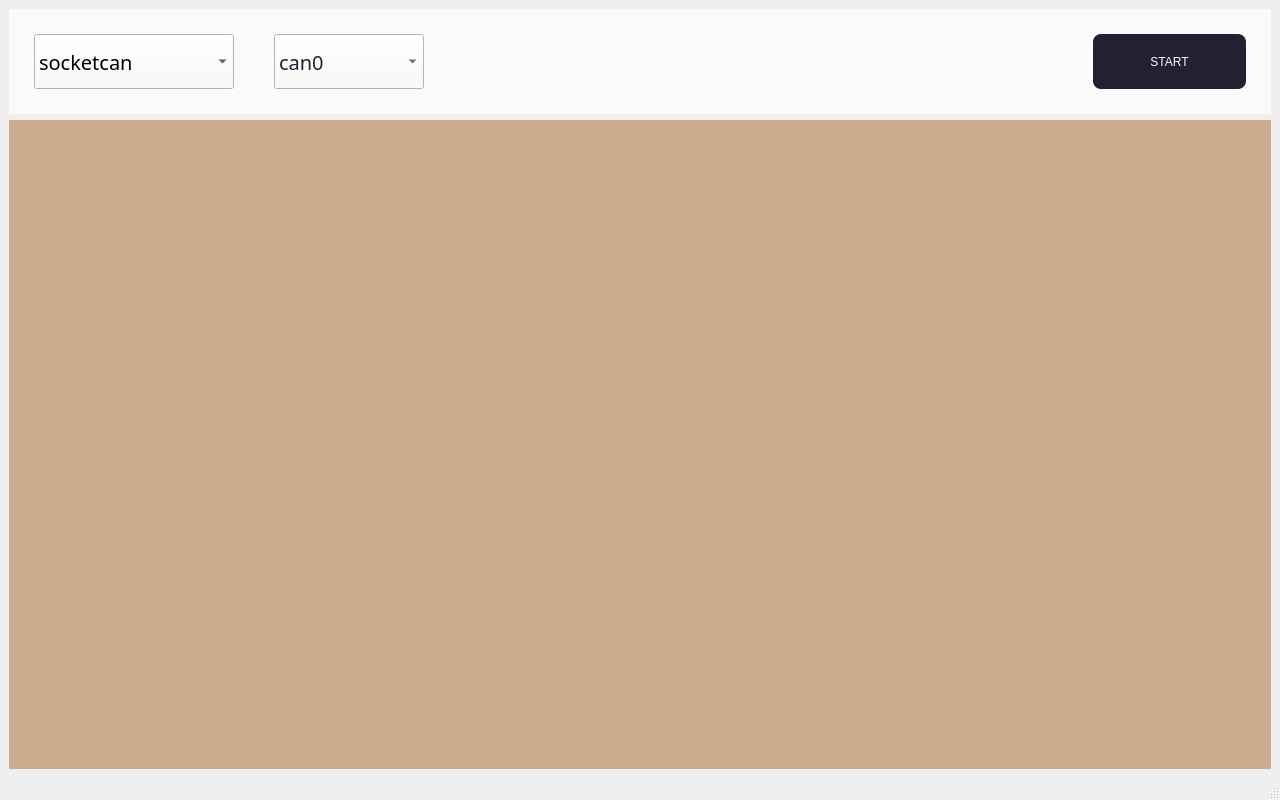
<?xml version="1.0" encoding="UTF-8"?>
<ui version="4.0">
 <class>MainWindow</class>
 <widget class="QMainWindow" name="MainWindow">
  <property name="geometry">
   <rect>
    <x>0</x>
    <y>0</y>
    <width>1280</width>
    <height>800</height>
   </rect>
  </property>
  <property name="sizePolicy">
   <sizepolicy hsizetype="Expanding" vsizetype="Expanding">
    <horstretch>0</horstretch>
    <verstretch>0</verstretch>
   </sizepolicy>
  </property>
  <property name="windowTitle">
   <string>MainWindow</string>
  </property>
  <widget class="QWidget" name="centralwidget">
   <layout class="QVBoxLayout" name="verticalLayout">
    <item>
     <widget class="QWidget" name="toolBar" native="true">
      <property name="sizePolicy">
       <sizepolicy hsizetype="Preferred" vsizetype="Minimum">
        <horstretch>0</horstretch>
        <verstretch>0</verstretch>
       </sizepolicy>
      </property>
      <property name="minimumSize">
       <size>
        <width>0</width>
        <height>80</height>
       </size>
      </property>
      <property name="styleSheet">
       <string notr="true">background-color: rgb(250,250, 250);</string>
      </property>
      <layout class="QHBoxLayout" name="horizontalLayout">
       <property name="spacing">
        <number>40</number>
       </property>
       <property name="leftMargin">
        <number>25</number>
       </property>
       <property name="topMargin">
        <number>25</number>
       </property>
       <property name="rightMargin">
        <number>25</number>
       </property>
       <property name="bottomMargin">
        <number>25</number>
       </property>
       <item>
        <widget class="QComboBox" name="cboxChannel">
         <property name="sizePolicy">
          <sizepolicy hsizetype="Fixed" vsizetype="Fixed">
           <horstretch>0</horstretch>
           <verstretch>0</verstretch>
          </sizepolicy>
         </property>
         <property name="minimumSize">
          <size>
           <width>200</width>
           <height>55</height>
          </size>
         </property>
         <property name="font">
          <font>
           <family>Noto Sans</family>
           <pointsize>15</pointsize>
          </font>
         </property>
         <property name="styleSheet">
          <string notr="true"/>
         </property>
         <item>
          <property name="text">
           <string>socketcan</string>
          </property>
         </item>
         <item>
          <property name="text">
           <string>peakcan</string>
          </property>
         </item>
         <item>
          <property name="text">
           <string>ixxat</string>
          </property>
         </item>
        </widget>
       </item>
       <item>
        <widget class="QComboBox" name="cboxInterface">
         <property name="sizePolicy">
          <sizepolicy hsizetype="Fixed" vsizetype="Fixed">
           <horstretch>0</horstretch>
           <verstretch>0</verstretch>
          </sizepolicy>
         </property>
         <property name="minimumSize">
          <size>
           <width>150</width>
           <height>55</height>
          </size>
         </property>
         <property name="font">
          <font>
           <family>Noto Sans</family>
           <pointsize>15</pointsize>
          </font>
         </property>
         <property name="styleSheet">
          <string notr="true">color: rgb(36, 31, 49);</string>
         </property>
         <item>
          <property name="text">
           <string>can0</string>
          </property>
         </item>
         <item>
          <property name="text">
           <string>vcan0</string>
          </property>
         </item>
         <item>
          <property name="text">
           <string>can1</string>
          </property>
         </item>
        </widget>
       </item>
       <item>
        <spacer name="horizontalSpacer">
         <property name="orientation">
          <enum>Qt::Orientation::Horizontal</enum>
         </property>
         <property name="sizeHint" stdset="0">
          <size>
           <width>536</width>
           <height>20</height>
          </size>
         </property>
        </spacer>
       </item>
       <item>
        <widget class="QPushButton" name="pushButton">
         <property name="sizePolicy">
          <sizepolicy hsizetype="Fixed" vsizetype="Fixed">
           <horstretch>0</horstretch>
           <verstretch>0</verstretch>
          </sizepolicy>
         </property>
         <property name="minimumSize">
          <size>
           <width>153</width>
           <height>55</height>
          </size>
         </property>
         <property name="styleSheet">
          <string notr="true">background-color: rgb(36, 31, 49);
color: rgb(250, 250, 250);
border-radius: 8px</string>
         </property>
         <property name="text">
          <string>START</string>
         </property>
        </widget>
       </item>
      </layout>
     </widget>
    </item>
    <item>
     <widget class="QWidget" name="body" native="true">
      <property name="sizePolicy">
       <sizepolicy hsizetype="Preferred" vsizetype="Expanding">
        <horstretch>0</horstretch>
        <verstretch>0</verstretch>
       </sizepolicy>
      </property>
      <property name="minimumSize">
       <size>
        <width>0</width>
        <height>0</height>
       </size>
      </property>
      <property name="styleSheet">
       <string notr="true">background-color: rgb(205, 171, 143);</string>
      </property>
     </widget>
    </item>
   </layout>
  </widget>
  <widget class="QStatusBar" name="statusbar"/>
 </widget>
 <resources/>
 <connections/>
</ui>
